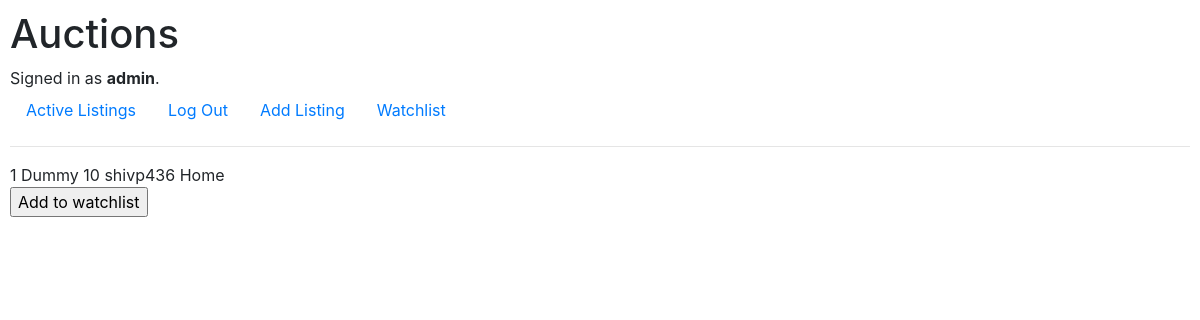
The app's page /listing/1 (signed in) with its own data.
### auctions/models.py (models this page shows, shortened)
class User(AbstractUser):
    watchlist = models.ManyToManyField(
        ListingModel,
        blank=True,
        related_name="interested_users",
    )

class ListingModel(models.Model):
    id = models.AutoField(primary_key=True)
    title = models.CharField(max_length=64)
    description = models.TextField(max_length=300)
    i_bid = models.PositiveIntegerField()
    owner = models.ForeignKey(
        "User",
        on_delete=models.CASCADE,
        null=True,
        blank=True,
    )
    category = models.CharField(
        max_length=20,
    )

### auctions/views.py (the view)
# urls.py: path("listing/<int:listing_id>", views.listing_view, name="listing_view"),
def listing_view(request, listing_id):
    item = ListingModel.objects.get(id=listing_id)
    return render(
        request,
        "auctions/listing.html",
        {
            "item": item,
        },
    )

### auctions/templates/auctions/listing.html (shortened to what this page needs)
{% extends "auctions/layout.html" %}
{% block body %}
    {{ item.id }}
    {{ item.title }}
    {{ item.i_bid }}
    {{ item.owner }}
    {{ item.category }}
        {% if user.is_authenticated %}
          {% if user in item.interested_users.all %}
            <form action="{% url 'watchlist' %}" method="post">
              {% csrf_token %}
              <input type="hidden" name="listing_id" value="{{ item.id }}">
              <input type="hidden" name="action" value="remove">
              <input type="hidden" name="next" value="{{ request.path }}">
              <input type="submit" value="Remove from watchlist">
            </form>
          {% else %}
            <form action="{% url 'watchlist' %}" method="post">
              <input type="submit" value="Add to watchlist">
            </form>
          {% endif %}
        {% endif %}
{% endblock %}

### auctions/templates/auctions/layout.html (shortened to what this page needs)
{% load static %}
<!DOCTYPE html>
<html lang="en">
    <head>
        <link rel="stylesheet" href="https://stackpath.bootstrapcdn.com/bootstrap/4.4.1/css/bootstrap.min.css">
        <link href="{% static 'auctions/styles.css' %}" rel="stylesheet">
    </head>
    <body>
        <h1>Auctions</h1>
        <div>
            {% if user.is_authenticated %}
                Signed in as <strong>{{ user.username }}</strong>.
            {% else %}
                Not signed in.
            {% endif %}
        </div>
        <ul class="nav">
            <li class="nav-item">
                <a class="nav-link" href="{% url 'index' %}">Active Listings</a>
            </li>
            {% if user.is_authenticated %}
                <li class="nav-item">
                    <a class="nav-link" href="{% url 'logout' %}">Log Out</a>
                </li>
                <li class="nav-item">
                    <a class="nav-link" href="{% url 'create_listing' %}">Add Listing</a>
                </li>
                <li class="nav-item">
                    <a class="nav-link" href="{% url 'watchlist' %}">Watchlist</a>
                </li>
            {% endif %}
        </ul>
        <hr>
        {% block body %}
        {% endblock %}
    </body>
</html>

### auctions/static/auctions/styles.css (style rules this page uses)
body { padding: 10px; }

### records on screen
User: username "admin"
ListingModel: id "1", title "Dummy", i_bid "10", owner "shivp436", category "Home"
